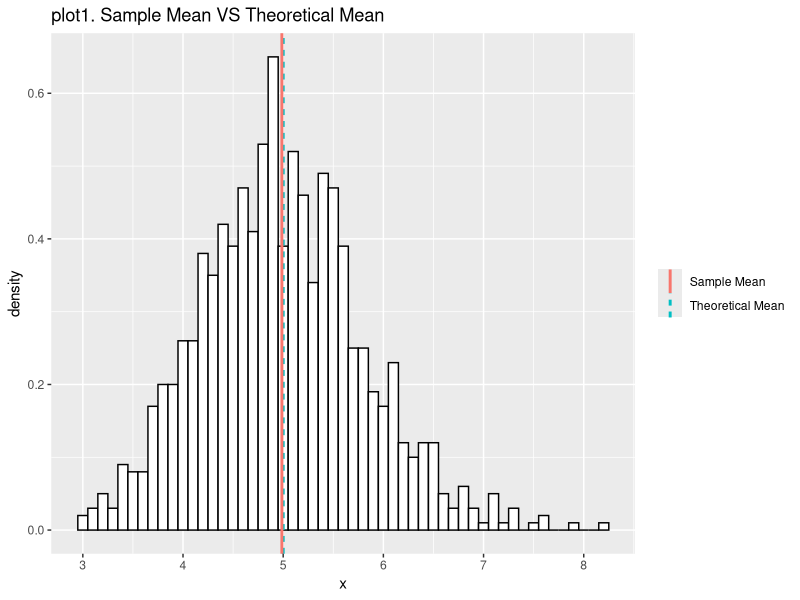
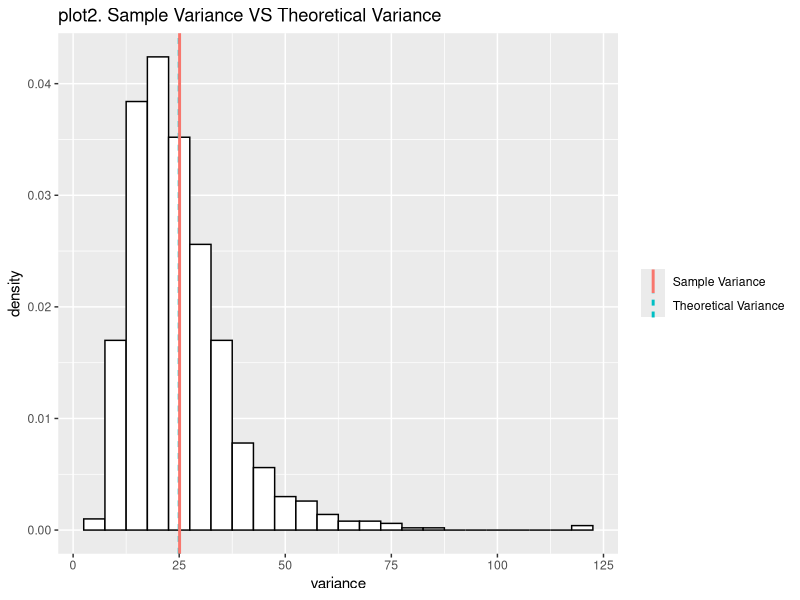
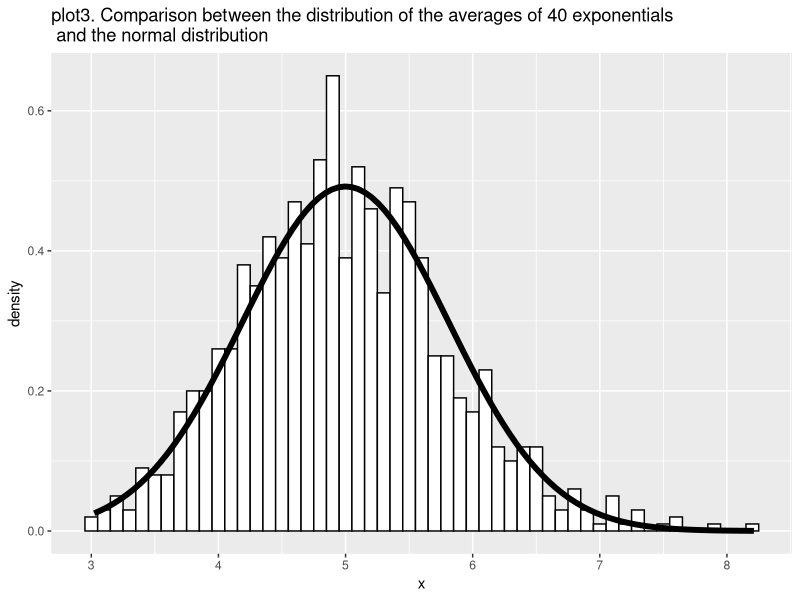

The R script that drew these images, in order:
## ---- chunk 1
knitr::opts_chunk$set(echo = FALSE)

## ---- chunk 2
library(ggplot2)
lambda <- 0.2
n <- 40

# The simulation of the avg of 40 exponentials
nosim <- 1000
set.seed(1000)
simMeans <- apply(matrix(rexp(n * nosim, lambda), nosim), 1, mean)
dat <- data.frame(x = c(simMeans),
                  group = factor(rep(c("sample"), each = nosim))
           )

# the statistics
sampleMean <- mean(simMeans)
sampleSd <- sd(simMeans)

# The simulationn of the var of 40 exponentials
set.seed(1000)
simVars <- apply(matrix(rexp(n * nosim, lambda), nosim), 1, var)
dat2 <- data.frame(variance = simVars, 
                   group = factor(rep("sample"), nosim))

# The statistics
varsMean <- mean(simVars)
## ---- chunk 3
# ploting
dfun <- function(x) dnorm(x, mean = 5, sd = 0.811)
g <- ggplot(data = dat, aes(x = x)) +
        geom_histogram(aes(y = ..density..), color = "black",
                       fill = "white", binwidth = 0.1)
# Mean
mean2 <- data.frame(mean = c(1/lambda, sampleMean), 
                    type = c("Theoretical Mean", "Sample Mean"))
g1 <- g + geom_vline(data = mean2, 
                     aes(xintercept = mean, color = type, linetype = type), 
                     size = 1, show.legend = TRUE) +
        theme(legend.title=element_blank())+
        labs(title = "plot1. Sample Mean VS Theoretical Mean")
g1
## ---- chunk 4
# varicance
var2 <- data.frame(var = c((1/lambda)^2, varsMean), 
                   type = c("Theoretical Variance", "Sample Variance"))
g2 <- ggplot(data = dat2, aes(x = variance)) +
        geom_histogram(aes(y = ..density..), color = "black",
                       fill = "white", binwidth = 5) +
        geom_vline(data = var2, 
                   aes(xintercept = var, color = type, linetype = type),
                   size = 1, show.legend = TRUE) +
        theme(legend.title = element_blank()) +
        labs(title = "plot2. Sample Variance VS Theoretical Variance")
g2
## ---- chunk 5
# Approximately normal
# g is indicated in "mean" chunck
g3 <- g + stat_function(fun = dfun, size = 2) +
        labs(title = "plot3. Comparison between the distribution of the averages of 40 exponentials \n and the normal distribution")
g3
